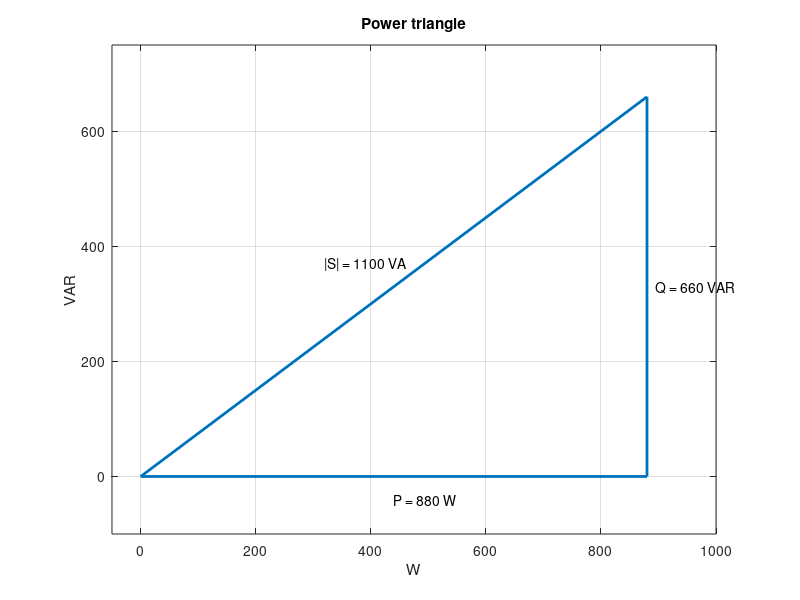

This chart was generated by the following MATLAB code:
% Circuits 1 — The rms Value and Power Calculations
%title: rms Values and the Power Triangle
%ar-title: القيمة الفعالة ومثلث القدرة
%lesson: c1-power-3
%course: circuits-1

%% The example: a motor
%ar: |S| = Vrms Irms، و P = |S| × pf، و Q = |S| × sin θ. pf = 0.8 متأخر يعني θ موجبة.
V = 220; I = 5; pf = 0.8;
S = V*I; P = S*pf; Q = S*sqrt(1 - pf^2);
fprintf('|S| = %g VA, P = %g W, Q = %g VAR\n', S, P, Q)
%check: S == 1100 && P == 880 && abs(Q - 660) < 1e-9

%% rms of any waveform, numerically
%ar: rms لأي إشارة = جذر متوسط مربعها. نجرب الجيبية (القمة/√2) والمربعة (= القمة) والمثلثية (القمة/√3).
t = linspace(0, 1, 100001); t(end) = [];
x1 = sin(2*pi*t); x2 = sign(sin(2*pi*t)); x3 = 2*abs(2*(t - floor(t + 0.5))) - 1;
fprintf('rms: sine %.4f, square %.4f, triangle %.4f\n', sqrt(mean(x1.^2)), sqrt(mean(x2.^2)), sqrt(mean(x3.^2)))
%check: abs(sqrt(mean(x1.^2)) - 1/sqrt(2)) < 1e-4 && abs(sqrt(mean(x3.^2)) - 1/sqrt(3)) < 1e-4

%% The power triangle
%ar: نرسم المثلث: P أفقي، و Q رأسي، و |S| الوتر.
plot([0 P P 0], [0 0 Q 0], 'LineWidth', 2); grid on; axis equal
text(P/2, -40, 'P = 880 W'); text(P + 15, Q/2, 'Q = 660 VAR'); text(P/2 - 120, Q/2 + 40, '|S| = 1100 VA')
xlabel('W'); ylabel('VAR'); title('Power triangle'); axis([-50 1000 -100 750])

%%! Project idea: monthly cost of a motor
%ar: مشروع: المحرك يعمل 8 ساعات يوميًا. الطاقة الشهرية من P (وليس |S|): الفاتورة على القدرة الحقيقية. السعر مثال فقط.
kWh = P/1000*8*30;
fprintf('energy %.1f kWh per month -> %.2f at 0.18 per kWh\n', kWh, kWh*0.18)
